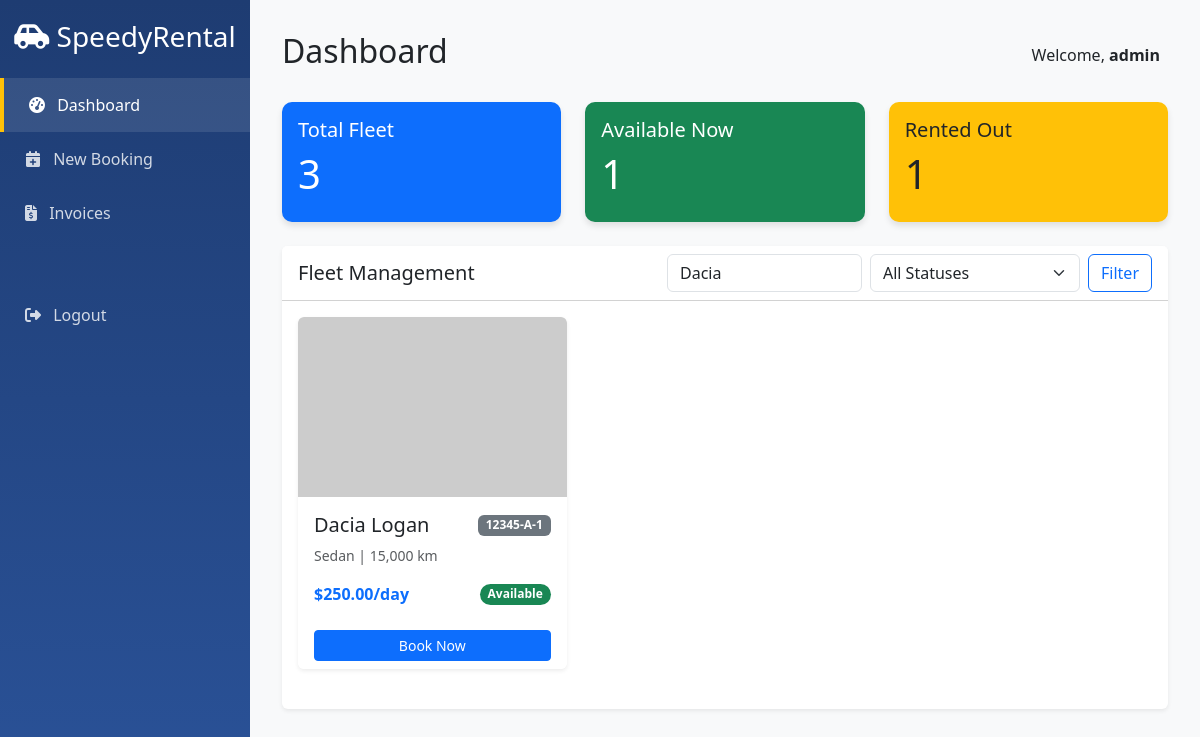
Page /index.php?brand=Dacia (signed in) on the committed database.
### tables this page shows
CREATE TABLE IF NOT EXISTS vehicles (
    id INT AUTO_INCREMENT PRIMARY KEY,
    registration_number VARCHAR(20) NOT NULL UNIQUE,
    brand VARCHAR(50) NOT NULL,
    model VARCHAR(50) NOT NULL,
    category ENUM('Sedan', 'SUV', 'Luxury', 'Compact', 'Van') NOT NULL,
    daily_rate DECIMAL(10, 2) NOT NULL,
    status ENUM('Available', 'Rented', 'Maintenance') DEFAULT 'Available',
    mileage INT DEFAULT 0,
    last_maintenance_date DATE,
    image_url VARCHAR(255),
    created_at TIMESTAMP DEFAULT CURRENT_TIMESTAMP
);

### index.php (the view, shortened to what this page needs)
<?php
require 'config/db.php';
$totalVehicles = $pdo->query("SELECT COUNT(*) FROM vehicles")->fetchColumn();
$availableVehicles = $pdo->query("SELECT COUNT(*) FROM vehicles WHERE status = 'Available'")->fetchColumn();
$rentedVehicles = $pdo->query("SELECT COUNT(*) FROM vehicles WHERE status = 'Rented'")->fetchColumn();
$searchBrand = $_GET['brand'] ?? '';
$query = "SELECT * FROM vehicles WHERE 1=1";
$params = [];
if ($searchBrand) {
    $query .= " AND brand LIKE ?";
    $params[] = "%$searchBrand%";
}
$stmt = $pdo->prepare($query);
$stmt->execute($params);
$vehicles = $stmt->fetchAll();
?>
<!DOCTYPE html>
<html lang="en">
<head>
    <link href="https://cdn.jsdelivr.net/npm/bootstrap@5.3.0/dist/css/bootstrap.min.css" rel="stylesheet">
    <link rel="stylesheet" href="https://cdnjs.cloudflare.com/ajax/libs/font-awesome/6.4.0/css/all.min.css">
</head>
<body>
<div class="sidebar">
    <h3 class="text-center mb-4"><i class="fas fa-car-side"></i> SpeedyRental</h3>
    <a href="index.php" class="active"><i class="fas fa-tachometer-alt me-2"></i> Dashboard</a>
    <a href="booking.php"><i class="fas fa-calendar-plus me-2"></i> New Booking</a>
    <a href="invoice_gen.php"><i class="fas fa-file-invoice-dollar me-2"></i> Invoices</a>
    <a href="logout.php" class="mt-5"><i class="fas fa-sign-out-alt me-2"></i> Logout</a>
</div>
<div class="main-content">
    <div class="d-flex justify-content-between align-items-center mb-4">
        <h2>Dashboard</h2>
        <div class="user-info">
            <span class="me-2">Welcome, <strong><?= htmlspecialchars($_SESSION['username']) ?></strong></span>
        </div>
    </div>
    <div class="row mb-4">
        <div class="col-md-4">
            <div class="card kpi-card bg-primary text-white">
                <div class="card-body">
                    <h5>Total Fleet</h5>
                    <h1><?= $totalVehicles ?></h1>
                </div>
            </div>
        </div>
        <div class="col-md-4">
            <div class="card kpi-card bg-success text-white">
                <div class="card-body">
                    <h5>Available Now</h5>
                    <h1><?= $availableVehicles ?></h1>
                </div>
            </div>
        </div>
        <div class="col-md-4">
            <div class="card kpi-card bg-warning text-dark">
                <div class="card-body">
                    <h5>Rented Out</h5>
                    <h1><?= $rentedVehicles ?></h1>
                </div>
            </div>
        </div>
    </div>
    <div class="card shadow-sm border-0">
        <div class="card-header bg-white d-flex justify-content-between align-items-center">
            <h5 class="mb-0">Fleet Management</h5>
            <form class="d-flex" method="GET">
                <input class="form-control me-2" type="search" name="brand" placeholder="Search Brand" value="<?= htmlspecialchars($searchBrand) ?>">
                <select class="form-select me-2" name="status">
                    <option value="">All Statuses</option>
                </select>
                <button class="btn btn-outline-primary" type="submit">Filter</button>
            </form>
        </div>
        <div class="card-body">
            <div class="row">
                <?php foreach ($vehicles as $v): ?>
                <div class="col-md-4 mb-4">
                    <div class="card vehicle-card h-100 shadow-sm border-0">
                        <img src="<?= htmlspecialchars($v['image_url'] ?: 'https://placehold.co/600x400/png?text=Car') ?>" class="card-img-top vehicle-img" alt="Car Image">
                        <div class="card-body">
                            <div class="d-flex justify-content-between align-items-center mb-2">
                                <h5 class="card-title mb-0"><?= htmlspecialchars($v['brand'] . ' ' . $v['model']) ?></h5>
                                <span class="badge bg-secondary"><?= htmlspecialchars($v['matricule'] ?? $v['registration_number']) ?></span>
                            </div>
                            <p class="card-text text-muted small"><?= htmlspecialchars($v['category']) ?> | <?= number_format($v['mileage']) ?> km</p>
                            <div class="d-flex justify-content-between align-items-center">
                                <span class="fw-bold text-primary">$<?= number_format($v['daily_rate'], 2) ?>/day</span>
                                <span class="badge rounded-pill
                                    <?= $v['status'] == 'Available' ? 'bg-success' : ($v['status'] == 'Rented' ? 'bg-danger' : 'bg-warning text-dark') ?>">
                                    <?= htmlspecialchars($v['status']) ?>
                                </span>
                            </div>
                        </div>
                        <div class="card-footer bg-white border-top-0">
                            <?php if($v['status'] == 'Available'): ?>
                                <a href="booking.php?vehicle_id=<?= $v['id'] ?>" class="btn btn-sm btn-primary w-100">Book Now</a>
                            <?php else: ?>
                                <button class="btn btn-sm btn-secondary w-100" disabled>Unavailable</button>
                            <?php endif; ?>
                        </div>
                    </div>
                </div>
                <?php endforeach; ?>
            </div>
        </div>
    </div>
</div>
</body>
</html>

### index.php (style rules this page uses)
:root { --primary-color: #1e3c72; --secondary-color: #2a5298; --accent-color: #ffc107; }
body { background-color: #f8f9fa; font-family: 'Segoe UI', sans-serif; }
.sidebar { height: 100vh; background: linear-gradient(180deg, var(--primary-color) 0%, var(--secondary-color) 100%); color: white; padding-top: 20px; position: fixed; width: 250px; }
.sidebar a { color: rgba(255,255,255,0.8); text-decoration: none; display: block; padding: 15px 25px; transition: 0.3s; }
.sidebar a:hover, .sidebar a.active { background: rgba(255,255,255,0.1); color: white; border-left: 4px solid var(--accent-color); }
.main-content { margin-left: 250px; padding: 2rem; }
.kpi-card { border: none; border-radius: 10px; box-shadow: 0 4px 6px rgba(0,0,0,0.1); transition: transform 0.2s; }
.vehicle-card { position: relative; overflow: hidden; }
.vehicle-img { height: 180px; object-fit: cover; }

### rows in the picture
vehicles: brand+model "Dacia Logan", registration_number "12345-A-1", category "Sedan", mileage "15,000", daily_rate "250.00", status "Available"

### other values in the picture
$_SESSION['username'] "admin"
$totalVehicles "3"
$availableVehicles "1"
$rentedVehicles "1"
